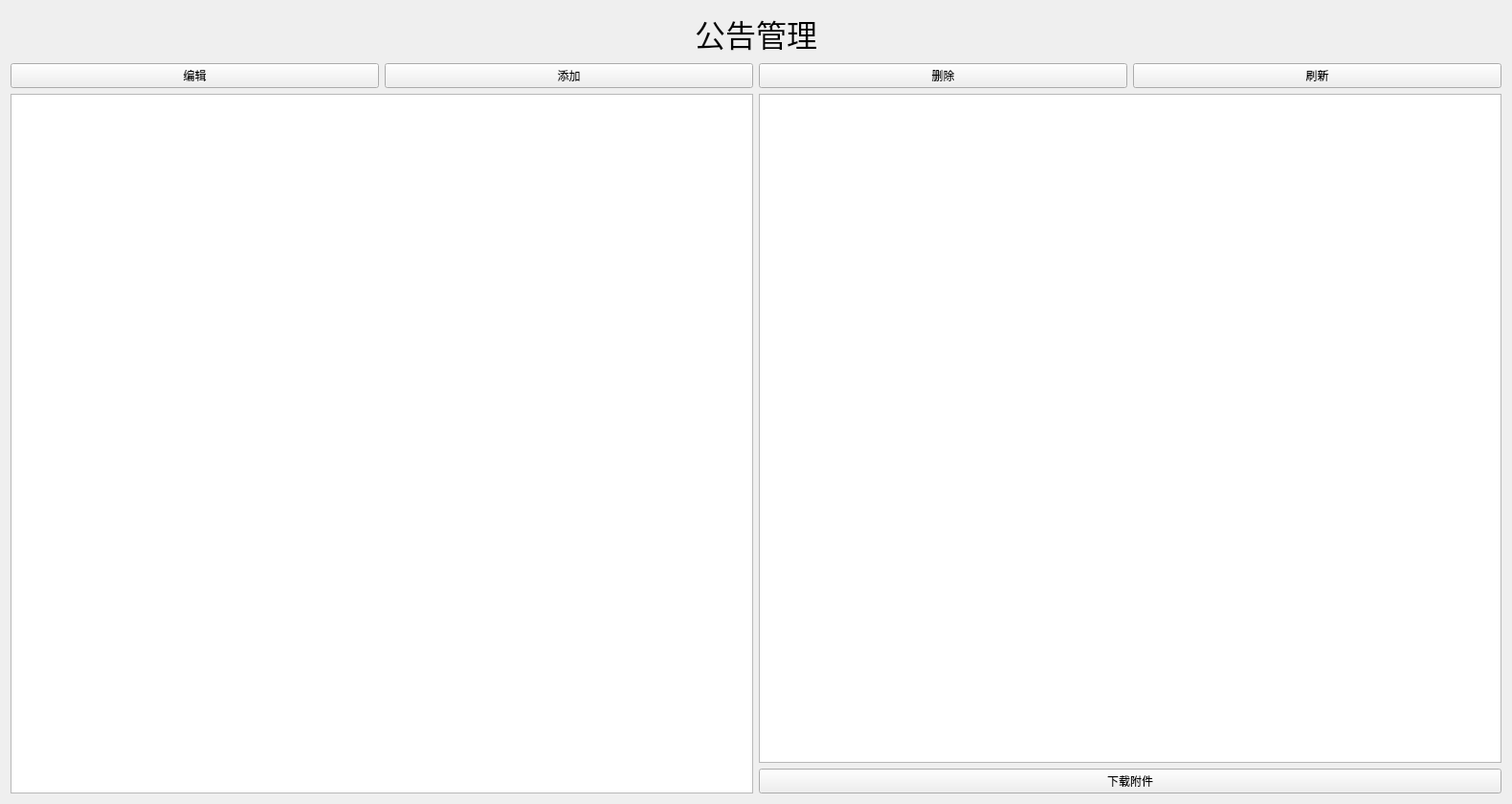
<?xml version="1.0" encoding="UTF-8"?>
<ui version="4.0">
 <class>noticeGm</class>
 <widget class="QWidget" name="noticeGm">
  <property name="geometry">
   <rect>
    <x>0</x>
    <y>0</y>
    <width>1580</width>
    <height>840</height>
   </rect>
  </property>
  <property name="windowTitle">
   <string>Form</string>
  </property>
  <layout class="QVBoxLayout" name="verticalLayout_5">
   <item>
    <widget class="QLabel" name="label">
     <property name="text">
      <string>&lt;html&gt;&lt;head/&gt;&lt;body&gt;&lt;p&gt;&lt;span style=&quot; font-size:24pt;&quot;&gt;公告管理&lt;/span&gt;&lt;/p&gt;&lt;/body&gt;&lt;/html&gt;</string>
     </property>
     <property name="alignment">
      <set>Qt::AlignCenter</set>
     </property>
    </widget>
   </item>
   <item>
    <layout class="QHBoxLayout" name="horizontalLayout">
     <item>
      <widget class="QPushButton" name="editBtn">
       <property name="text">
        <string>编辑</string>
       </property>
      </widget>
     </item>
     <item>
      <widget class="QPushButton" name="addBtn">
       <property name="text">
        <string>添加</string>
       </property>
      </widget>
     </item>
     <item>
      <widget class="QPushButton" name="deleteBtn">
       <property name="text">
        <string>删除</string>
       </property>
      </widget>
     </item>
     <item>
      <widget class="QPushButton" name="refreshBtn">
       <property name="text">
        <string>刷新</string>
       </property>
      </widget>
     </item>
    </layout>
   </item>
   <item>
    <layout class="QHBoxLayout" name="horizontalLayout_5">
     <item>
      <widget class="QListWidget" name="listWidget">
       <property name="sizePolicy">
        <sizepolicy hsizetype="Expanding" vsizetype="Expanding">
         <horstretch>0</horstretch>
         <verstretch>0</verstretch>
        </sizepolicy>
       </property>
      </widget>
     </item>
     <item>
      <layout class="QVBoxLayout" name="verticalLayout_3">
       <item>
        <widget class="QTextEdit" name="contentTextEdit">
         <property name="sizePolicy">
          <sizepolicy hsizetype="Expanding" vsizetype="Expanding">
           <horstretch>0</horstretch>
           <verstretch>0</verstretch>
          </sizepolicy>
         </property>
        </widget>
       </item>
       <item>
        <widget class="QPushButton" name="downloadBtn">
         <property name="text">
          <string>下载附件</string>
         </property>
        </widget>
       </item>
      </layout>
     </item>
    </layout>
   </item>
  </layout>
 </widget>
 <resources/>
 <connections/>
</ui>
